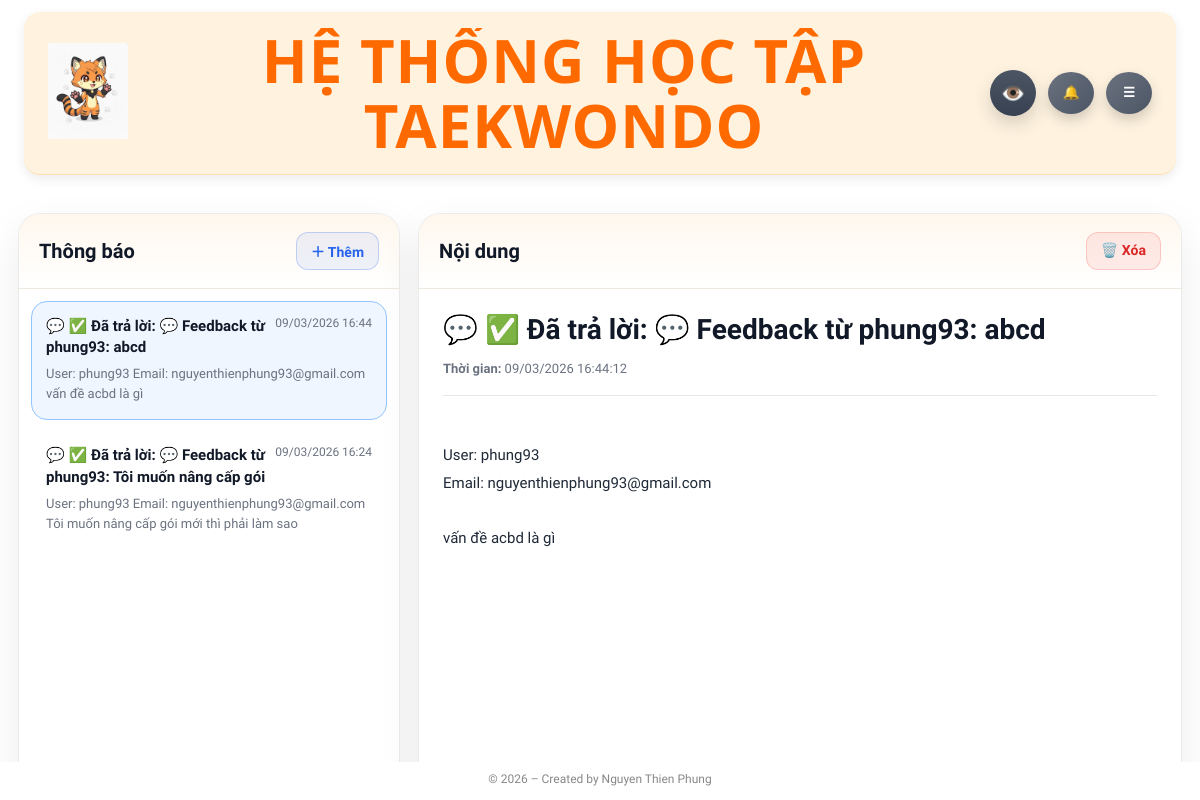
Screenshot of /notifications (signed in) with the database file from the repository.
### Hệ thống ôn tập Taekwondo-DB.py (models this page shows)
class Notification(db.Model):
    __tablename__ = "notifications"
    id = db.Column(db.Integer, primary_key=True)
    role = db.Column(db.String(20), nullable=False, default="admin")
    user_id = db.Column(db.Integer, db.ForeignKey("user.id"), nullable=True)
    title = db.Column(db.String(255), nullable=False)
    message = db.Column(db.Text, nullable=True)
    target_url = db.Column(db.String(500), nullable=True)
    icon = db.Column(db.String(20), default="🔔")
    is_read = db.Column(db.Boolean, default=False)
    created_at = db.Column(SafeDateTime, default=now_vn)
    user = db.relationship("User", foreign_keys=[user_id])
    action_type = db.Column(db.String(50), nullable=True)
    ref_user_id = db.Column(db.Integer, nullable=True)
    ref_plan_code = db.Column(db.String(50), nullable=True)
    ref_months = db.Column(db.Integer, nullable=True)
    is_done = db.Column(db.Boolean, default=False)

### Hệ thống ôn tập Taekwondo-DB.py (the view, shortened to what this page needs)
@app.route("/notifications")
@login_required
def notifications_page():
    cleanup_old_notifications(30)
    selected_id = request.args.get("id", type=int)
    if current_user.role == "admin":
        notifications = (
            Notification.query
            .filter_by(role="admin")
            .order_by(Notification.created_at.desc(), Notification.id.desc())
            .all()
        )
        notifications = sorted(notifications, key=admin_notification_priority)
        user_options = (
            User.query
            .filter_by(role="user")
            .order_by(User.username.asc(), User.email.asc())
            .all()
        )
    selected = None
    if notifications:
        if selected_id:
            selected = next((x for x in notifications if x.id == selected_id), None)
        if not selected:
            selected = notifications[0]
    if selected and not selected.is_read:
        selected.is_read = True
        db.session.commit()
    return render_template(
        "notifications.html",
        notifications=notifications,
        selected_notification=selected,
        user_options=user_options
    )

### Hệ thống ôn tập Taekwondo-DB.py (called while the page is built, shortened)
def now_vn():
    return datetime.now(VN_TZ)

@app.before_request
def force_change_password():
    if not current_user.is_authenticated:
        return
    allowed = [
        "account",
        "account_change_password",
        "logout",
        "static"
    ]
    if current_user.must_change_password:
        if request.endpoint not in allowed:
            return redirect(url_for("account"))

@app.context_processor
def inject_year():
    return {"current_year": datetime.now().year}

@app.context_processor
def inject_header_notifications():
    items = []
    unread_count = 0
    try:
        if current_user.is_authenticated:
            cleanup_old_notifications(30)
            if current_user.role == "admin":
                all_admin_items = (
                    Notification.query
                    .filter_by(role="admin")
                    .order_by(Notification.created_at.desc(), Notification.id.desc())
                    .all()
                )
                sorted_items = sorted(all_admin_items, key=admin_notification_priority)
                items = sorted_items[:10]
                unread_count = sum(1 for x in all_admin_items if not x.is_read)
    except Exception as e:
        print("[inject_header_notifications] ERROR:", e)
    return dict(
        header_notifications=items,
        header_notification_unread=unread_count
    )

def admin_notification_priority(n):
    action = (n.action_type or "").strip().lower()
    if action == "renew_request" and not bool(n.is_done):
        return (0, -(n.id or 0))
    if action == "feedback" and not bool(n.is_read) and not bool(n.is_done):
        return (1, -(n.id or 0))
    if action == "renew_request" and bool(n.is_done):
        return (2, -(n.id or 0))
    if action == "feedback":
        return (3, -(n.id or 0))
    return (9, -(n.id or 0))

def cleanup_old_notifications(days=30):
    cutoff = now_vn() - timedelta(days=days)
    try:
        old_items = Notification.query.filter(Notification.created_at < cutoff).all()
        if old_items:
            for n in old_items:
                db.session.delete(n)
            db.session.commit()
    except Exception as e:
        db.session.rollback()
        print("[cleanup_old_notifications] ERROR:", e)

@login_manager.user_loader
def load_user(user_id):
    return db.session.get(User, int(user_id))

### templates/notifications.html (shortened to what this page needs)
{% extends "base.html" %}
{% block body_class %}page-notifications{% endblock %}
{% block page_css %}
  <link rel="stylesheet" href="{{ url_for('static', filename='css/notifications.css') }}?v=20260309_1">
{% endblock %}
{% block content %}
<div class="notifications-page">
  <div class="notifications-shell">
    <section class="notifications-left">
      <div class="notifications-left-head">
        <span>Thông báo</span>
        {% if current_user.role == "admin" %}
          <button type="button" class="notifications-add-btn" id="openAddNotificationModal">
            ＋ Thêm
          </button>
        {% else %}
          <button type="button" class="notifications-add-btn" id="openFeedbackModal">
            Feedback
          </button>
        {% endif %}
      </div>
      {% if notifications %}
        <div class="notifications-list">
          {% for n in notifications %}
            <a href="{{ url_for('notifications_page', id=n.id) }}"
               class="notifications-mail-item {% if selected_notification and selected_notification.id == n.id %}active{% endif %} {% if not n.is_read %}unread{% endif %}">
              <div class="notifications-mail-top">
                <div class="notifications-mail-title">
                  {{ n.icon or "🔔" }} {{ n.title }}
                </div>
                <div class="notifications-mail-time">
                  {{ n.created_at.strftime("%d/%m/%Y %H:%M") if n.created_at else "" }}
                </div>
              </div>
              <div class="notifications-mail-preview">
                {{ (n.message or "Không có nội dung.") | striptags }}
              </div>
            </a>
          {% endfor %}
        </div>
      {% else %}
        <div class="notifications-empty-box">
          Chưa có thông báo nào.
        </div>
      {% endif %}
    </section>
    <section class="notifications-right">
      <div class="notifications-right-head">
        <span>Nội dung</span>
        <div class="notifications-right-actions">
          {% if selected_notification %}
            <a href="{{ url_for('notification_delete', noti_id=selected_notification.id) }}"
               class="notifications-delete-btn"
               onclick="return confirm('Xóa thông báo này?');">
              🗑️ Xóa
            </a>
          {% endif %}
        </div>
      </div>
      {% if selected_notification %}
        <div class="notifications-detail">
          <div class="notifications-detail-title">
            {{ selected_notification.icon or "🔔" }} {{ selected_notification.title }}
          </div>
          <div class="notifications-detail-meta">
            <span><b>Thời gian:</b> {{ selected_notification.created_at.strftime("%d/%m/%Y %H:%M:%S") if selected_notification.created_at else "" }}</span>
          </div>
          <div class="notifications-detail-body">
            {{ (selected_notification.message or "Không có nội dung chi tiết.") | safe }}
          </div>
        </div>
      {% else %}
        <div class="notifications-empty-box">
          Hãy chọn một thông báo ở bên trái.
        </div>
      {% endif %}
    </section>
  </div>
</div>
{% endblock %}

### static/css/base.css (style rules this page uses)
* { box-sizing: border-box; font-family: Arial, Helvetica, sans-serif; }
html, body { margin:0; padding:0; height:100%; overflow:auto; }
body { min-height: 100vh; font-family: "Segoe UI", sans-serif; color: #222; background: none; }
a { text-decoration: none; color: #2563eb; }
:root { --font-main: "Be Vietnam Pro", system-ui, -apple-system, "Segoe UI", Roboto, "Helvetica Neue", Arial, "Noto Sans", "Liberation Sans", sans-serif; }
html, body { font-family: var(--font-main) !important; text-rendering: geometricPrecision; -webkit-font-smoothing: antialiased; -moz-osx-font-smoothing: grayscale; }
*, *::before, *::after { font-family: inherit; }
button, input, select, textarea { font-family: inherit !important; }
small, label, a, p, span, li { font-family: inherit !important; }

### static/css/ui.css (style rules this page uses)
:root { --ui-radius-pill: 999px; --ui-radius-12: 12px; --ui-radius-14: 14px; --ui-radius-18: 18px; --ui-blue-1:#2563eb; --ui-blue-2:#3b82f6; --ui-green-1:#16a34a; --ui-green-2:#22c55e; --ui-red-1:#ef4444; --ui-red-2:#dc2626; --ui-gray-1:#6b7280; --ui-gray-2:#4b5563; --ui-yellow-1:#ffe066; --ui-yellow-2:#f7b500; --ui-pink-1:#fda4af; --ui-pink-2:#fb7185; --ui-shadow-main: 0 6px 14px rgba(0,0,0,.18); --ui-shadow-soft: 0 14px 30px rgba(0,0,0,.10); --ui-focus-ring: 0 0 0 4px rgba(37,99,235,.14); }

### static/css/result.css (style rules this page uses)
:root { --rs-text: #111827; --rs-muted:#6b7280; --rs-red:#e53935; --rs-orange:#ea580c; --rs-border:#e5e7eb; --rs-card:#ffffff; --rs-soft-blue:#f7fbff; --rs-soft-blue-bd:#e3eef8; --rs-shadow: 0 20px 50px rgba(0,0,0,.18); }

### static/css/mobile.css (style rules this page uses)
:root { --m-gap: 12px; --m-gap-sm: 10px; --m-radius: 14px; --m-radius-lg: 18px; --m-font-xs: 12px; --m-font-sm: 13px; --m-font-md: 14px; --m-font-lg: 16px; --m-font-xl: 18px; --m-font-2xl: 22px; --m-header-h: 74px; --m-btn-h: 44px; --m-input-h: 44px; }
html { -webkit-text-size-adjust: 100%; }

### rows the page displays
Notification: icon "💬", title "✅ Đã trả lời: 💬 Feedback từ phung93: abcd", created_at "09/03/2026 16:44", message "User: phung93 Email: nguyenthienphung93@gmail.com vấn đề acbd là gì", created_at "09/03/2026 16:44:12"
Notification: icon "💬", title "✅ Đã trả lời: 💬 Feedback từ phung93: Tôi muốn nâng cấp gói", created_at "09/03/2026 16:24", message "User: phung93 Email: nguyenthienphung93@gmail.com Tôi muốn nâng cấp gói mới thì phải làm sao"
